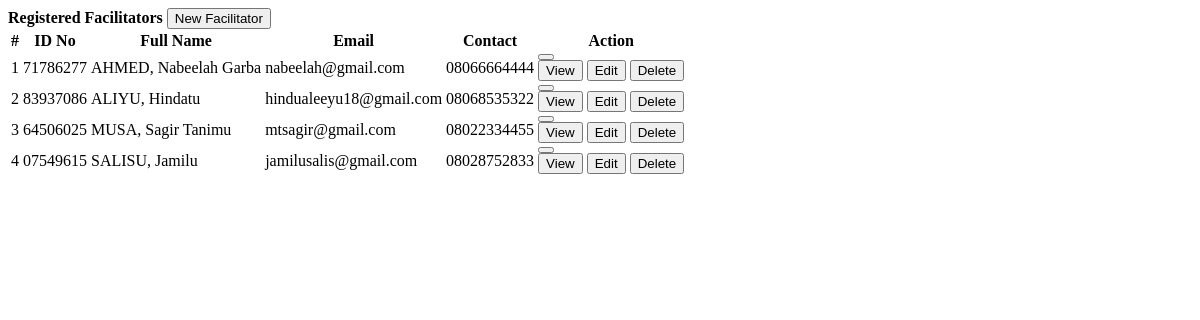
/admin/facilitator.php, run on the app's committed database.
### tables this page shows
CREATE TABLE `facilitators` (
  `id` int(30) NOT NULL,
  `id_no` varchar(100) NOT NULL,
  `programme_id` int(20) NOT NULL,
  `lastname` varchar(100) NOT NULL,
  `othernames` varchar(100) NOT NULL,
  `contact` varchar(100) NOT NULL,
  `gender` varchar(100) NOT NULL,
  `address` text NOT NULL,
  `email` varchar(200) NOT NULL,
  `state` varchar(100) NOT NULL,
  `lga` varchar(100) NOT NULL
);

### admin/facilitator.php (the view, shortened to what this page needs)
<?php include('db_connect.php');?>
<div class="container-fluid">
	<div class="col-lg-12">
		<div class="row">
			<div class="col-md-12">
				<div class="card">
					<div class="card-header">
						<b>Registered Facilitators</b>
						<span class="">
							<button class="btn btn-primary btn-block btn-sm col-sm-2 float-right" type="button" id="new_facilitator">
					<i class="fa fa-plus"></i> New Facilitator</button>
				</span>
					</div>
					<div class="card-body">
						<table class="table table-bordered table-condensed table-hover">
							<thead>
								<tr>
									<th class="text-center">#</th>
									<th class="">ID No</th>
									<th class="">Full Name</th>
									<th class="">Email</th>
									<th class="">Contact</th>
									<th class="text-center">Action</th>
								</tr>
							</thead>
							<tbody>
								<?php
								$i = 1;
								$facilitator =  $conn->query("SELECT *,concat(UPPER(lastname),', ',othernames) as name from facilitators order by concat(UPPER(lastname),', ',othernames) asc");
								while($row=$facilitator->fetch_assoc()):
								?>
								<tr>
									<td class="text-center"><?php echo $i++ ?></td>
									<td class="">
										 <p><?php echo $row['id_no'] ?></p>
									</td>
									<td class="">
										 <p><?php echo ucwords($row['name']) ?></p>
									</td>
									<td class="">
										 <p><?php echo $row['email'] ?></p>
									</td>
									<td class="text-right">
										 <p><?php echo $row['contact'] ?></p>
									</td>
									<td class="text-center">
						<div class="btn-group">
							<button type="button" class="btn btn-secondary dropdown-toggle" data-toggle="dropdown" aria-expanded="false">
							</button>
							<div class="dropdown-menu dropdown-menu-right">
								<button class="dropdown-item view_facilitator" type="button" data-id="<?php echo $row['id'] ?>" ><span class="text-primary">View</span></button>
								<button class="dropdown-item edit_facilitator" type="button" data-id="<?php echo $row['id'] ?>"><span class="text-primary">Edit</span></button>
								<button class="dropdown-item  delete_facilitator" type="button" data-id="<?php echo $row['id'] ?>" ><span class="text-danger">Delete</span></button>
							</div>
						</div>
									</td>
								</tr>
								<?php endwhile; ?>
							</tbody>
						</table>
					</div>
				</div>
			</div>
		</div>
	</div>
</div>

### admin/facilitator.php (style rules this page uses)
td { vertical-align: middle !important; }
td p { margin: unset }

### data on the page
facilitators: id_no "71786277", name "AHMED, Nabeelah Garba", email "nabeelah@gmail.com", contact "08066664444"
facilitators: id_no "83937086", name "ALIYU, Hindatu", email "hindualeeyu18@gmail.com", contact "08068535322"
facilitators: id_no "64506025", name "MUSA, Sagir Tanimu", email "mtsagir@gmail.com", contact "08022334455"
facilitators: id_no "07549615", name "SALISU, Jamilu", email "jamilusalis@gmail.com", contact "08028752833"
